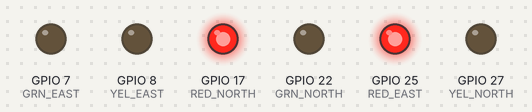
Bench run of a program on a simulated Raspberry Pi (BCM pin numbers). On the bench: output pins drawn as LEDs (lit = HIGH).

Above: at 1.0 s.
At 4.0 s:
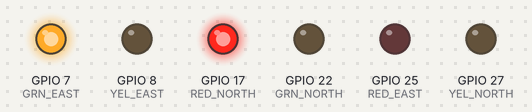
At 5.5 s:
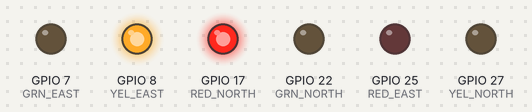
At 8.5 s:
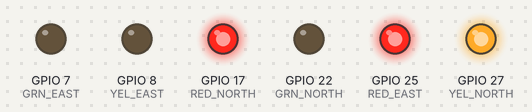
At 10.0 s:
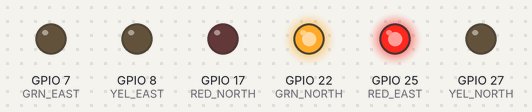
At 14.5 s:
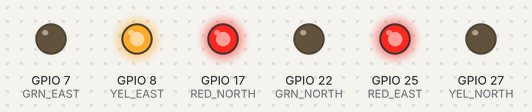
Timing chart, 0 to 15.6 s (numbered marks = the images above):
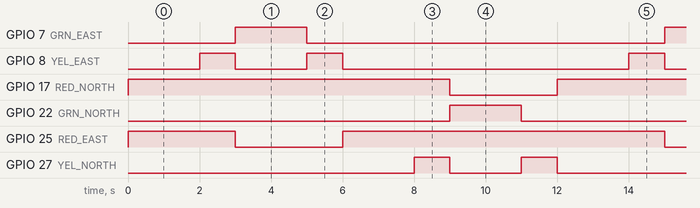

Measured:
- by itself, GPIO 7 (GRN_EAST), GPIO 22 (GRN_NORTH): alternates HIGH for 2.0 s and LOW for 10.0 s
- by itself, GPIO 8 (YEL_EAST), GPIO 27 (YEL_NORTH): repeats every 12.0 s: LOW 2.0 s, HIGH 1.0 s, LOW 8.0 s, HIGH 1.0 s
- by itself, GPIO 17 (RED_NORTH): alternates HIGH for 9.0 s and LOW for 3.0 s
- by itself, GPIO 25 (RED_EAST): repeats every 12.0 s: LOW 3.0 s, HIGH 9.0 s

The program:

traffic_light_rev_2.py
```python
#! /usr/bin/python

import time
import RPi.GPIO as GPIO
import sys
import signal

# North side yellow has changed to pin 27 for new Rev 2 board.
# 6-12-12 www.skpang.co.uk

# North set of traffic light
# Define LED colour and their GPIO pin
RED_NORTH = 17
YEL_NORTH = 27
GRN_NORTH = 22

# East set of traffic light
RED_EAST = 25
YEL_EAST = 8
GRN_EAST = 7

GPIO.setmode(GPIO.BCM)

# Setup GPIO pins
GPIO.setup(RED_NORTH, GPIO.OUT)
GPIO.setup(YEL_NORTH, GPIO.OUT)
GPIO.setup(GRN_NORTH, GPIO.OUT)

GPIO.setup(RED_EAST, GPIO.OUT)
GPIO.setup(YEL_EAST, GPIO.OUT)
GPIO.setup(GRN_EAST, GPIO.OUT)

delay = 1

def cleanup_gpio(signal, frame):
    print
    GPIO.cleanup()
    sys.exit(0)

# Install signal handler to cleanup GPIO when user sends SIGINT
signal.signal(signal.SIGINT, cleanup_gpio)

while True:
    GPIO.output(RED_NORTH, True)    #ALL red
    GPIO.output(RED_EAST, True)
    time.sleep (delay)
    time.sleep (delay)

    GPIO.output(YEL_EAST, True)
    time.sleep (delay)
    GPIO.output(YEL_EAST, False)
    GPIO.output(RED_EAST, False)

    GPIO.output(GRN_EAST, True)     # East green
    time.sleep (delay)
    time.sleep (delay)
    GPIO.output(GRN_EAST, False)

    GPIO.output(YEL_EAST, True)
    time.sleep (delay)
    GPIO.output(YEL_EAST, False)

    GPIO.output(RED_EAST, True)     # All red
    time.sleep (delay)
    time.sleep (delay)

    GPIO.output(YEL_NORTH, True)
    time.sleep (delay)
    GPIO.output(YEL_NORTH, False)
    GPIO.output(RED_NORTH, False)

    GPIO.output(GRN_NORTH, True)    # North green
    time.sleep (delay)
    time.sleep (delay)
    GPIO.output(GRN_NORTH, False)

    GPIO.output(YEL_NORTH, True)
    time.sleep (delay)
    GPIO.output(YEL_NORTH, False)
```
